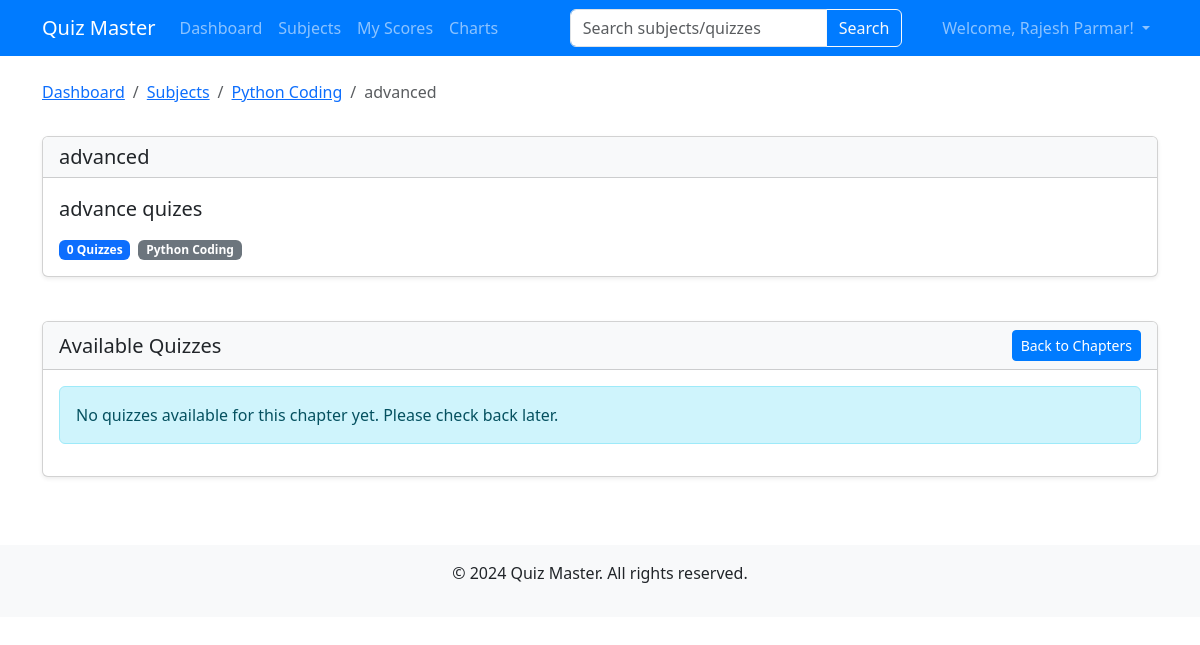
Before: /user/chapters/2 (signed in) with the older database file.
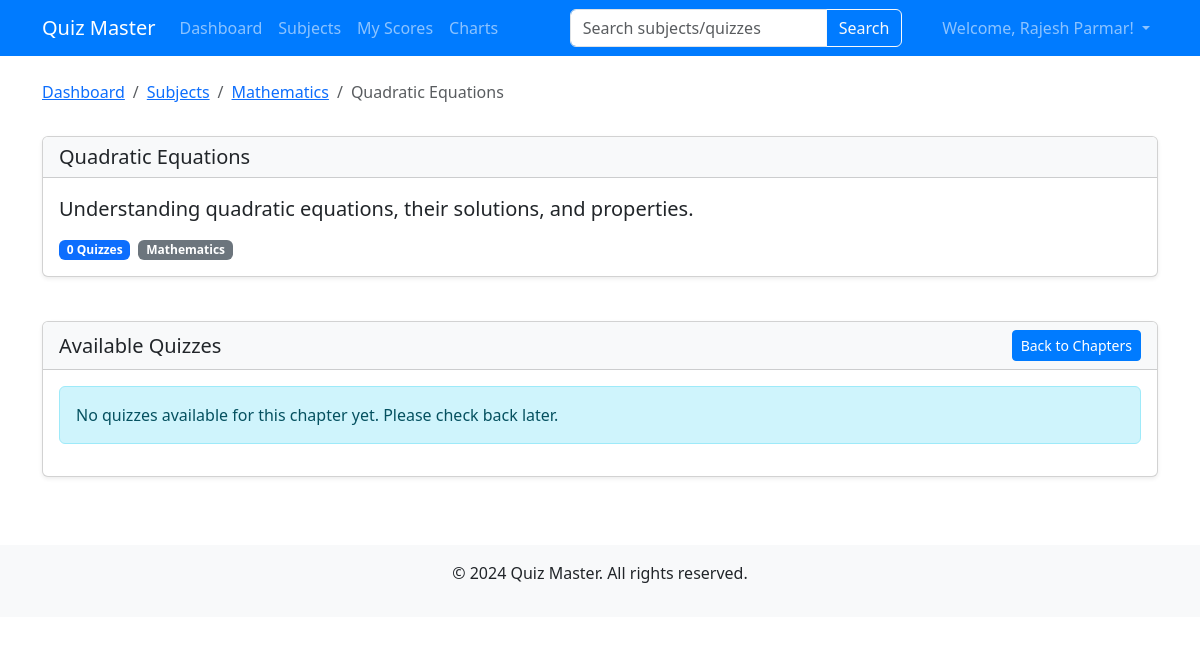
After: the same page with the newer database file.
### models.py (models this page shows, shortened)
class Subject(db.Model):
    id = db.Column(db.Integer, primary_key=True)
    name = db.Column(db.String(100), nullable=False)
    description = db.Column(db.Text, nullable=True)
    chapters = db.relationship('Chapter', backref='subject', lazy=True, cascade="all, delete-orphan")

class Chapter(db.Model):
    id = db.Column(db.Integer, primary_key=True)
    name = db.Column(db.String(100), nullable=False)
    description = db.Column(db.Text, nullable=True)
    subject_id = db.Column(db.Integer, db.ForeignKey('subject.id'), nullable=False)
    quizzes = db.relationship('Quiz', backref='chapter', lazy=True, cascade="all, delete-orphan")

### routes/user.py (the view)
@user.route('/chapters/<int:chapter_id>')
@login_required
def chapter_detail(chapter_id):
    chapter = Chapter.query.get_or_404(chapter_id)
    quizzes = Quiz.query.filter_by(chapter_id=chapter_id).all()
    return render_template('user/quizzes.html', chapter=chapter, quizzes=quizzes)

### app.py (called while the page is built)
@login_manager.user_loader
def load_user(user_id):
    return User.query.get(int(user_id))

### routes/user.py (called while the page is built)
@user.before_request
def check_regular_user():
    if not current_user.is_authenticated:
        return redirect(url_for('auth.login'))

### templates/user/quizzes.html (shortened to what the changed rows need)
{% extends 'base.html' %}
{% block content %}
<div class="row mb-3">
    <div class="col-12">
        <nav aria-label="breadcrumb">
            <ol class="breadcrumb">
                <li class="breadcrumb-item"><a href="{{ url_for('user.dashboard') }}">Dashboard</a></li>
                <li class="breadcrumb-item"><a href="{{ url_for('user.subjects') }}">Subjects</a></li>
                <li class="breadcrumb-item"><a href="{{ url_for('user.view_chapters', subject_id=chapter.subject_id) }}">{{ chapter.subject.name }}</a></li>
                <li class="breadcrumb-item active" aria-current="page">{{ chapter.name }}</li>
            </ol>
        </nav>
    </div>
</div>
<div class="row mb-4">
    <div class="col-12">
        <div class="card shadow-sm">
            <div class="card-header bg-light">
                <h5 class="mb-0">{{ chapter.name }}</h5>
            </div>
            <div class="card-body">
                <p class="lead">{{ chapter.description }}</p>
                <div class="d-flex align-items-center text-muted">
                    <span class="badge bg-primary me-2">{{ quizzes|length }} Quizzes</span>
                    <span class="badge bg-secondary me-2">{{ chapter.subject.name }}</span>
                </div>
            </div>
        </div>
    </div>
</div>
{% endblock %}

Changed rows visible on the page:
changed Subject: subject.name "Python Coding" → "Mathematics"
changed Chapter: name "advanced" → "Quadratic Equations"; description "advance quizes" → "Understanding quadratic equations, their solutions, and properties."
